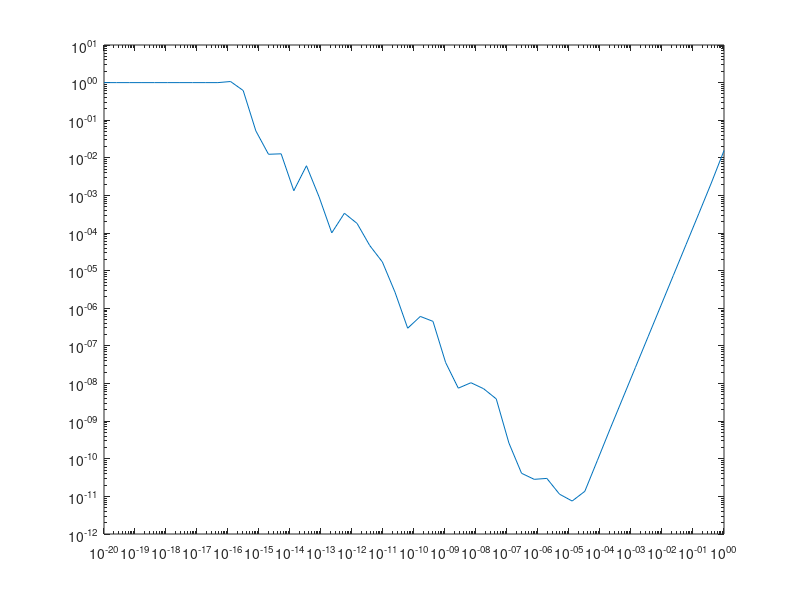

Source code (MATLAB):
% for x=[10,20,30]
%     a=[];
%     y=0;
%     for i=1:x
%         y=y+1/i;
%     end
%     y=y-log(x+0);
%     a=[a,double(eulergamma)-y],
% y=0;
% for i=1:30
%         y=y+1/i;
%     end
%     y=y-log(30+0.5);
%     c=double(eulergamma)-y,
dx=logspace(0,-20);
f =@(x) 1./(1+x)+x;
f_p = @(x) -1./(1+x)^2+1;
f_num=(f(2+dx)-f(2-dx))./(2.*dx);
error=(abs(f_p(2)-f_num))./abs(f_p(2));
loglog(dx,error)